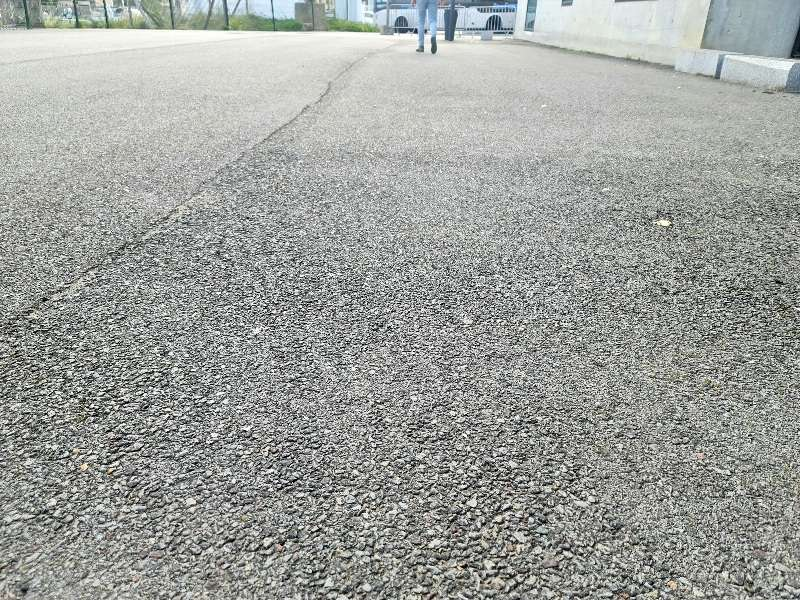
#> input picture VISION/DETECTION/Image/vision_test_small.jpg, 800 x 600 px
$ python Vision_test.py
#> lines starting #> are read from the running program, lines starting #| are printed output that depends on the picture; after the words box and inside, x2 and y2 are one past the last pixel; in counts of white or black regions, pixels touching at a corner belong together
import cv2
import numpy as np

def main():
    # Lire l'image
    image = cv2.imread("../Image/vision_test_small.jpg")
#> image is the input picture: shape (600, 800, 3); mean B, G, R 156.6, 160.5, 157.3

    # Appliquer un filtre gaussien pour lisser l'image
    # Le choix de la taille du noyau (par exemple, (5,5)) et de l'écart-type (sigmaX)
    # dépend de la quantité de flou que vous souhaitez.
    image_blurred = cv2.GaussianBlur(image, (9, 9), 3)
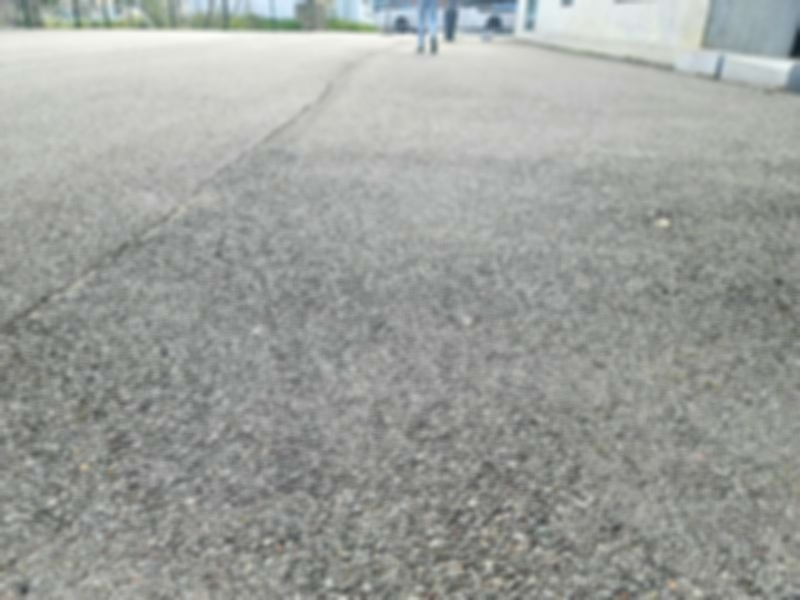
#> image_blurred: shape (600, 800, 3); mean B, G, R 156.6, 160.5, 157.3

    # Convertir l'image en espace couleur HSV pour une meilleure séparation des couleurs
    hsv = cv2.cvtColor(image_blurred, cv2.COLOR_BGR2HSV)
#> hsv: shape (600, 800, 3); mean H, S, V 50.2, 9.5, 160.9

    # Calculer l'histogramme de la teinte (H)
    hist_hue = cv2.calcHist([hsv], [0], None, [180], [0, 180])
#> hist_hue = 180 values, max 87589 at index 36, min 0 at index 1, mean 2666.7
    # Trouver la teinte la plus fréquente (couleur majoritaire)
    most_frequent_hue = np.argmax(hist_hue)
#> most_frequent_hue = 36

    # Déterminer les seuils pour isoler la couleur majoritaire
    # Ces seuils peuvent nécessiter des ajustements
    hue_range = 70  # à ajuster selon vos besoins
    lower_hue = np.array([most_frequent_hue - hue_range, 20, 20])
#> lower_hue = [-34, 20, 20]
    upper_hue = np.array([most_frequent_hue + hue_range, 255, 255])
#> upper_hue = [106, 255, 255]
    print(f"[DEBUG] {lower_hue=}")
#| [DEBUG] lower_hue=array([-34,  20,  20])
    print(f"[DEBUG] {upper_hue=}")
#| [DEBUG] upper_hue=array([106, 255, 255])
    # Créer un masque pour les couleurs qui ne sont pas dans la plage de la couleur majoritaire
    mask_majority_color = cv2.inRange(hsv, lower_hue, upper_hue)
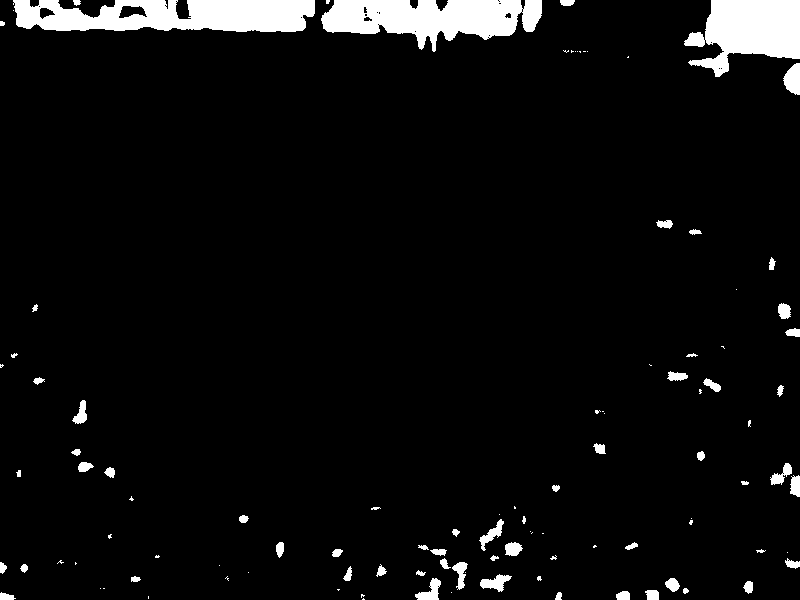
#> mask_majority_color: shape (600, 800); 5.4% white; 107 white regions (46 under 20 px), largest, box (x1, y1, x2, y2) and area: (13, 0, 315, 32) 7636, (321, 0, 542, 52) 7043, (684, 0, 800, 77) 5657
    mask_others = cv2.bitwise_not(mask_majority_color)

    # Optionnel: appliquer des opérations morphologiques pour nettoyer le masque
    kernel = np.ones((5, 5), np.uint8)
    mask_others = cv2.morphologyEx(mask_others, cv2.MORPH_OPEN, kernel)
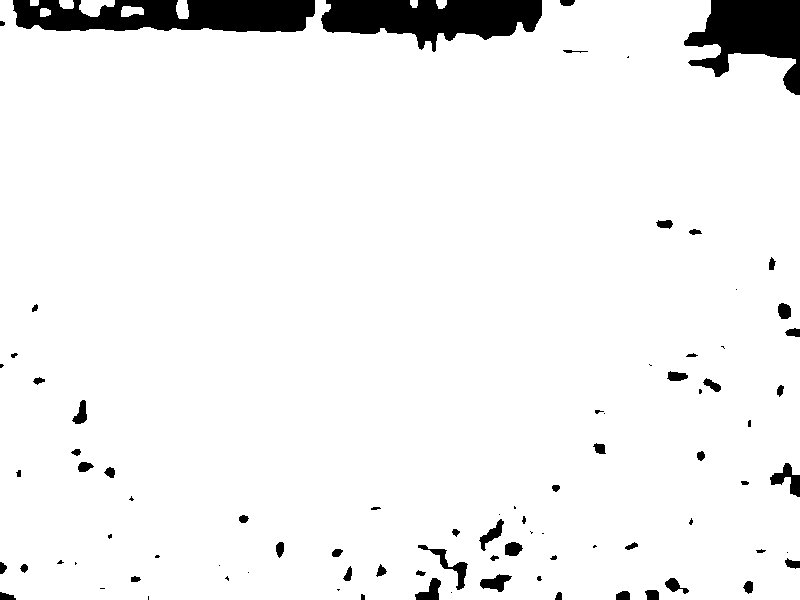
#> mask_others: shape (600, 800); 94.4% white; 86 black regions (27 under 20 px), largest, box (x1, y1, x2, y2) and area: (13, 0, 315, 32) 7785, (321, 0, 542, 52) 7285, (684, 0, 800, 95) 6132
    mask_others = cv2.morphologyEx(mask_others, cv2.MORPH_CLOSE, kernel)
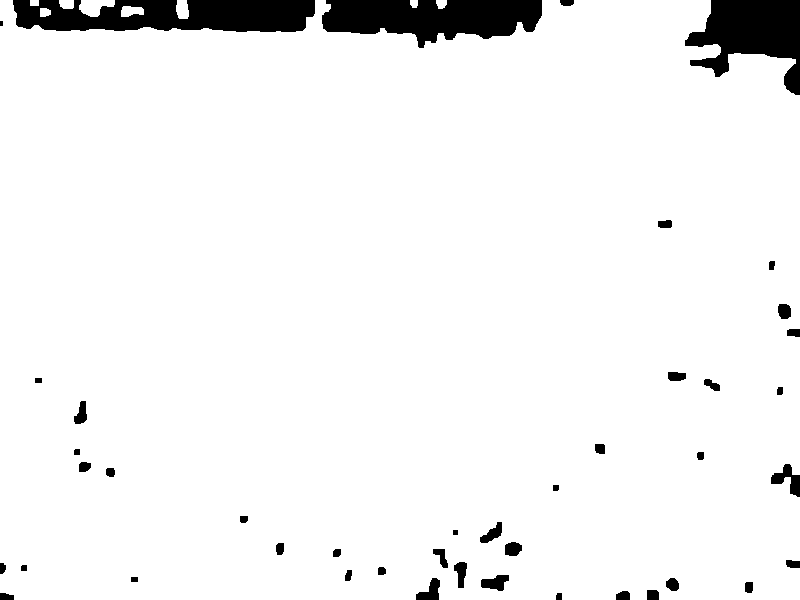
#> mask_others: shape (600, 800); 94.7% white; 43 black regions (1 under 20 px)

    # Trouver les contours dans le masque des autres couleurs
    contours, _ = cv2.findContours(mask_others, cv2.RETR_TREE, cv2.CHAIN_APPROX_SIMPLE)
#> contours = 38 contours; largest, box (x1, y1, x2, y2) and area: (0, 0, 800, 600) 454579, (79, 0, 115, 17) 362, (480, 574, 510, 592) 334, (479, 521, 503, 544) 263, (453, 561, 468, 589) 252

    # Filtrer et dessiner les contours
    for contour in contours:
        area = cv2.contourArea(contour)
        if area > 100:  # Filtre basé sur la taille de l'objet
            x, y, w, h = cv2.boundingRect(contour)
            cv2.rectangle(image, (x, y), (x + w, y + h), (0, 255, 0), 2)
#> this loop made 38 passes
#> (area, x, y, w, h) on passes 2, 5, 6, 7, 9, 11, 13, 17, 18, 20, 21, 23: (168.5, 121, 6, 23, 11), (186.5, 176, 0, 13, 19), (361.5, 79, 0, 36, 17), (103, 59, 0, 15, 9), (454579, 0, 0, 800, 600), (151.5, 665, 577, 15, 15), (333.5, 480, 574, 30, 18), (252.5, 453, 561, 15, 28), (178, 432, 548, 17, 21), (102.5, 275, 542, 10, 14), (220.5, 504, 541, 19, 16), (263, 479, 521, 24, 23)
#> area on passes 1, 3, 4, 10, 12, 14: 69, 65.5, 43.5, 99.5, 46, 78
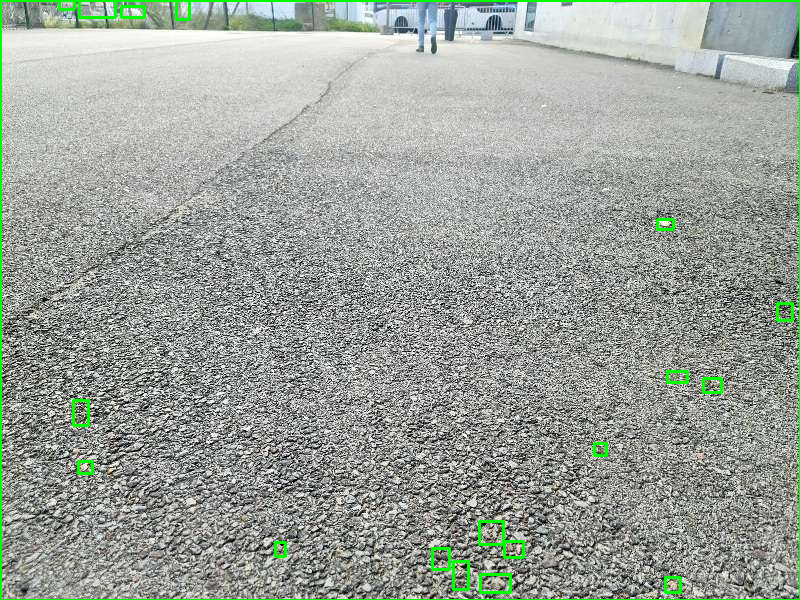
#> image: shape (600, 800, 3); 1.59% of pixels changed, all inside (x1, y1, x2, y2) = (0, 0, 800, 600)

    # Afficher l'image originale avec les détections
    cv2.imshow('Detection de l\'element', image)

    # Afficher le masque des autres couleurs
    cv2.imshow('Masque des autres couleurs', mask_others)
    cv2.imshow('blurred img', image_blurred)
    # Attendre qu'une touche soit pressée avant de fermer les fenêtres d'image
    cv2.waitKey(0)
    cv2.destroyAllWindows()


if __name__ == "__main__":
    main()
